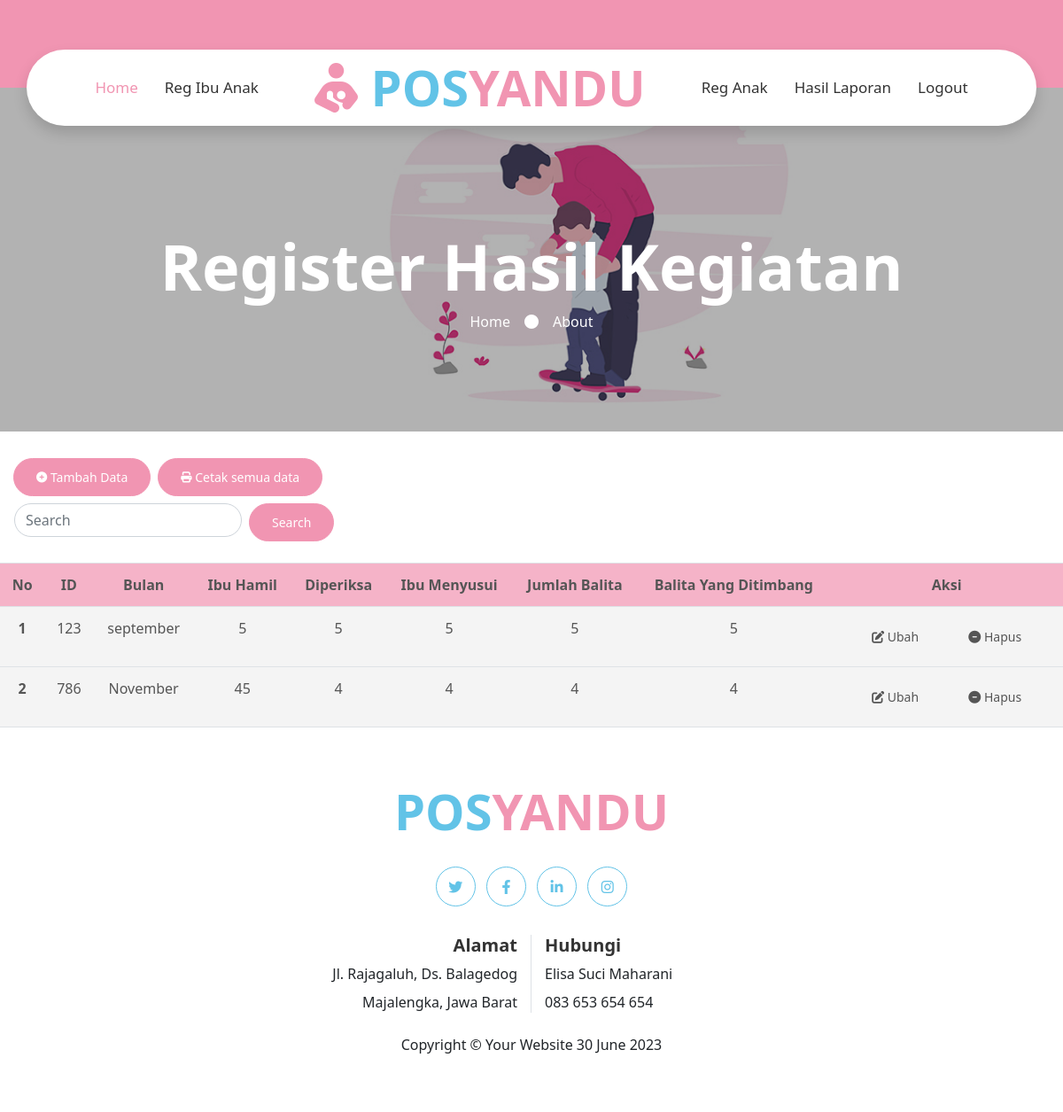
The app's page /tbl_laporan.php with its own data.
### tables this page shows
CREATE TABLE `tbl_laporan` (
  `id_laporan` int(11) NOT NULL,
  `bulan` varchar(15) NOT NULL,
  `jml_ibuhamil` int(100) NOT NULL,
  `diperiksa` int(11) NOT NULL,
  `ibu_menyusui` int(11) NOT NULL,
  `jml_balita` int(11) NOT NULL,
  `jml_btimbang` int(11) NOT NULL
);

### koneksi.php (called while the page is built, shortened)
<?php
class database
{
    var $host = "localhost";
    var $username = "root";
    var $password = "";
    var $nama_db = "posyanduu";
    var $koneksi = "";
    function __construct()
    {
        $this->koneksi = mysqli_connect($this->host, $this->username, $this->password, $this->nama_db);
    }
    function data_laporan()
    {
        if (isset($_POST['cari'])) {
            $cari = $_POST['cari'];
            $query = "SELECT * FROM tbl_laporan where tbl_laporan.id_laporan like '%$cari%' OR tbl_laporan.bulan like '%$cari%'";
        } else {
            $query = "SELECT * FROM tbl_laporan";
        }
        return mysqli_query($this->koneksi, $query);
    }
}

### tbl_laporan.php (the view, shortened to what this page needs)
<?php
include 'koneksi.php';
$db = new database();
$data_laporan = $db->data_laporan();
?>
<!DOCTYPE html>
<html lang="en">
<head>
    <link href="https://cdnjs.cloudflare.com/ajax/libs/font-awesome/6.1.1/css/all.min.css" rel="stylesheet">
    <link href="lib/owlcarousel/assets/owl.carousel.min.css" rel="stylesheet">
    <link href="lib/lightbox/css/lightbox.min.css" rel="stylesheet">
    <link href="https://cdn.jsdelivr.net/npm/bootstrap@5.2.0-beta1/dist/css/bootstrap.min.css" rel="stylesheet">
    <link rel="stylesheet" href="css/style.css">
    <link rel="stylesheet" href="css/table.css">
</head>
<body>
    <div class="container-fluid bg-primary py-3 d-none d-md-block">
        <div class="container">
            <div class="row">
                <div class="col-md-6 text-center text-lg-left mb-2 mb-lg-0">
                </div>
                <div class="col-md-6 text-center text-lg-right">
                </div>
            </div>
        </div>
    </div>
    <div class="container-fluid position-relative nav-bar p-0">
        <div class="container-lg position-relative p-0 px-lg-11" style="z-index: 9;">
            <nav class="navbar navbar-expand-lg bg-white navbar-light shadow p-lg-0">
                <div class="collapse navbar-collapse justify-content-between" id="navbarCollapse">
                    <div class="navbar-nav ml-auto py-0">
                        <a href="admin.php" class="nav-item nav-link active">Home</a>
                        <a href="tblibu.php" class="nav-item nav-link">Reg Ibu Anak</a>
                    </div>
                    <a href="admin.php" class="navbar-brand mx-5 d-none d-lg-block">
                        <h1 class="m-0 display-4 text-primary"><i class="fa-solid fa-person-breastfeeding"></i> <span class="text-secondary">POS</span>YANDU</h1>
                    </a>
                    <div class="navbar-nav mr-auto py-0">
                        <a href="tblbayi.php" class="nav-item nav-link">Reg Anak</a>
                        <a href="tbl_laporan.php" class="nav-item nav-link">Hasil Laporan</a>
                        <a href="logout.php" class="nav-item nav-link">Logout</a>
                    </div>
                </div>
            </nav>
        </div>
    </div>
    <div class="jumbotron jumbotron-fluid page-header" style="margin-bottom: 30px;">
        <div class="container text-center py-5">
            <h1 class="text-white display-3 mt-lg-5">Register Hasil Kegiatan</h1>
            <div class="d-inline-flex align-items-center text-white">
                <p class="m-0"><a class="text-white" href="admin.php">Home</a></p>
                <i class="fa fa-circle px-3"></i>
                <p class="m-0">About</p>
            </div>
        </div>
    </div>
    <div class="tol">
        <div class="lol">
            <div class="d-flex container-fluid">
                <div class="me-2">
                    <a class="btn btn-primary btn-sm" href="tambah_laporan.php"><i class="fa-solid fa-circle-plus fa-sm"></i> Tambah Data</a>
                </div>
                <div>
                    <div>
                        <a class="btn btn-primary btn-sm" href="datalaporanprint.php"><i class="fa-solid fa-print fa-sm"></i> Cetak semua data</a>
                    </div>
                </div>
            </div>
        </div>
    </div>
    <nav class="navbar bg-light">
        <div>
            <form class="d-flex" method="POST" href="tbl_laporan.php">
                <input class="form-control me-2" name="cari" type="search" placeholder="Search" aria-label="Search">
                <button class="btn btn-primary btn-sm" type="submit">Search</button>
            </form>
        </div>
    </nav>
    <table class="table">
        <thead>
            <tr>
                <th scope="col">No</th>
                <th scope="col">ID</th>
                <th scope="col">Bulan</th>
                <th scope="col">Ibu Hamil</th>
                <th scope="col">Diperiksa</th>
                <th scope="col">Ibu Menyusui</th>
                <th scope="col">Jumlah Balita</th>
                <th scope="col">Balita Yang Ditimbang</th>
                <th scope="col">Aksi</th>
            </tr>
        </thead>
        <tbody>
            <?php
            $no = 1;
            foreach ($data_laporan as $row) {
            ?>
                <tr>
                    <th scope="row"><?= $no++; ?></th>
                    <td><?= $row['id_laporan']; ?></td>
                    <td><?= $row['bulan']; ?></td>
                    <td><?= $row['jml_ibuhamil']; ?></td>
                    <td><?= $row['diperiksa']; ?></td>
                    <td><?= $row['ibu_menyusui']; ?></td>
                    <td><?= $row['jml_balita']; ?></td>
                    <td><?= $row['jml_btimbang']; ?></td>
                    <td><a href="<?php echo "ubahdatalaporan.php?aksi=update&&id=$row[id_laporan]" ?>" class="btn btn-sm"> <i class="fa-solid fa-pen-to-square" data-toggle="tooltip" title="Ubah"></i> Ubah</a>
                        <a href="<?php echo "proses_laporan.php?aksi=delete&&id=$row[id_laporan]"; ?>" class="btn btn-sm" onclick="javascript: return confirm('Apakah yakin ingin menghapus data ini')"> <i class="fa-solid fa-circle-minus"></i> Hapus</a>
                    </td>
                </tr>
            <?php
            }
            ?>
        </tbody>
    </table>
    <div class="bg-light">
        <div class="container text-center py-5">
            <div class="row">
                <div class="col-12 mb-4">
                    <a href="index.html" class="navbar-brand m-0">
                        <h1 class="m-0 mt-n2 display-4 text-primary"><span class="text-secondary">POS</span>YANDU</h1>
                    </a>
                </div>
                <div class="col-12 mb-4">
                    <a class="btn btn-outline-secondary btn-social mr-2" href="#"><i class="fab fa-twitter"></i></a>
                    <a class="btn btn-outline-secondary btn-social mr-2" href="#"><i class="fab fa-facebook-f"></i></a>
                    <a class="btn btn-outline-secondary btn-social mr-2" href="#"><i class="fab fa-linkedin-in"></i></a>
                    <a class="btn btn-outline-secondary btn-social" href="#"><i class="fab fa-instagram"></i></a>
                </div>
                <div class="col-12 mt-2 mb-4">
                    <div class="row">
                        <div class="col-sm-6 text-center text-sm-right border-right mb-3 mb-sm-0">
                            <h5 class="font-weight-bold mb-2">Alamat</h5>
                            <p class="mb-2">Jl. Rajagaluh, Ds. Balagedog</p>
                            <p class="mb-0">Majalengka, Jawa Barat</p>
                        </div>
                        <div class="col-sm-6 text-center text-sm-left">
                            <h5 class="font-weight-bold mb-2">Hubungi</h5>
                            <p class="mb-2">Elisa Suci Maharani</p>
                            <p class="mb-0">083 653 654 654</p>
                        </div>
                    </div>
                </div>
                <div class="col-12">
                    <p>Copyright &copy; Your Website <?php echo date("d F Y"); ?></p>
                </div>
            </div>
        </div>
    </div>
</body>
</html>

### css/table.css (style rules this page uses)
.table { border-collapse: collapse; width: 100%; text-align: center; }
th, td { padding: 10px; }
.table thead { background: #f195b2b5;; }
.table tbody { background: #0000000b;; }

### records on screen
tbl_laporan: id_laporan "123", bulan "september", jml_ibuhamil "5", diperiksa "5", ibu_menyusui "5", jml_balita "5", jml_btimbang "5"
tbl_laporan: id_laporan "786", bulan "November", jml_ibuhamil "45", diperiksa "4", ibu_menyusui "4", jml_balita "4", jml_btimbang "4"
